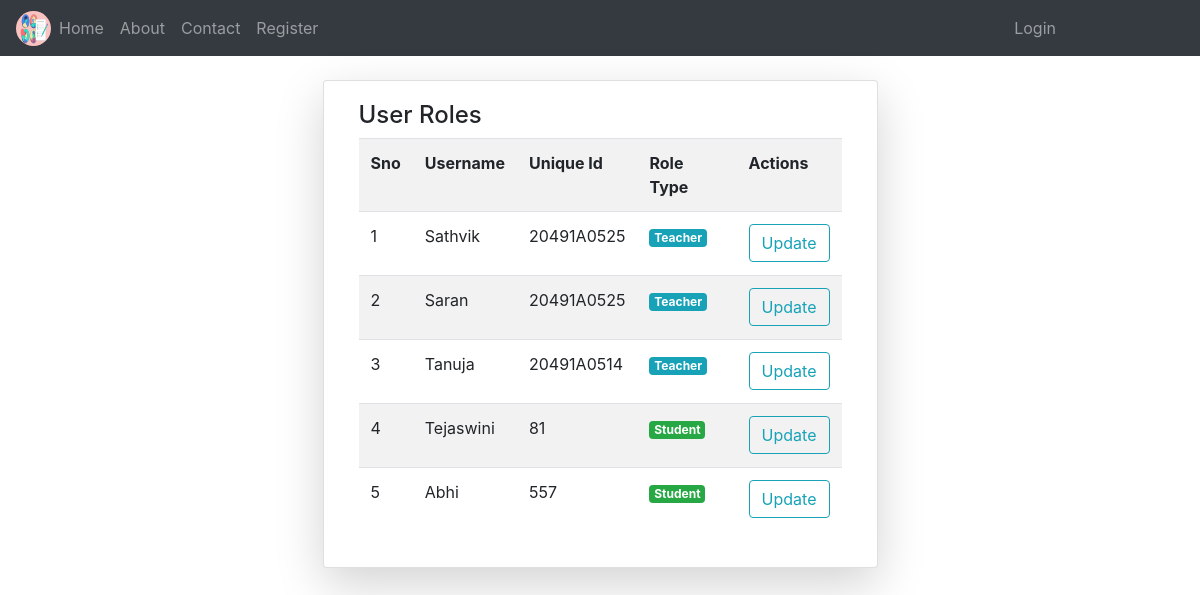
Screenshot of /roles/ with the database file from the repository.
### NotesApp/models.py (models this page shows)
class User(AbstractUser):
	v = [
		('d','Select Your gender'),
		('M','Male'),
		('F','Female'),
	]
	p = [
		('G','Guest'),
		('T','Teacher'),
		('S','Student'),
	]
	gd = models.CharField(choices=v,default='d',max_length=5)
	mb = models.CharField(max_length=11)
	uq = models.CharField(max_length=10)
	role = models.CharField(choices=p,default='G',max_length=5)
	is_teacher = models.BooleanField(default=False)
	is_student = models.BooleanField(default=False)
	pfimg = models.ImageField(upload_to='Profiles/',default='demoprofile.png')

### NotesApp/views.py (the view)
# urls.py: path('roles/',views.rolechange,name="role"),
def rolechange(request):
	k = User.objects.all()
	return render(request,'notehtmls/role.html',{'u':k})

### templates/notehtmls/role.html (shortened to what this page needs)
{% extends 'notehtmls/base.html' %}
{% block content %}
<div class="container mt-4">
	<div class="card col-md-6 shadow-lg mx-auto">
		<div class="card-body">
			<h4>User Roles</h4>
			<table class="table table-striped table-hover">
				<tr>
					<th>Sno</th>
					<th>Username</th>
					<th>Unique Id</th>
					<th>Role Type</th>
					<th>Actions</th>
				</tr>
				{% for i in u %}
				<tr>
					<td>{{forloop.counter}}</td>
					<td>{{i.username}}</td>
					<td>{{i.uq}}</td>
					<td>
						{% if i.role == 'G' %}
							<p class="badge badge-warning">Guest</p>
						{% elif i.role == 'T' %}
							<p class="badge badge-info">Teacher</p>
						{% elif i.role == 'S' %}
							<p class="badge badge-success">Student</p>
						{% else %}
							<p class="badge badge-danger">Admin</p>
						{% endif %}
					</td>
					<td>
						<a href="{% url 'rolup' i.id %}" class="btn btn-outline-info">Update</a>
					</td>
				</tr>
				{% endfor %}
			</table>
		</div>
	</div>
</div>
{% endblock %}

### rows the page displays
User: username "Sathvik", uq "20491A0525", role "Teacher"
User: username "Saran", uq "20491A0525", role "Teacher"
User: username "Tanuja", uq "20491A0514", role "Teacher"
User: username "Tejaswini", uq "81", role "Student"
User: username "Abhi", uq "557", role "Student"
